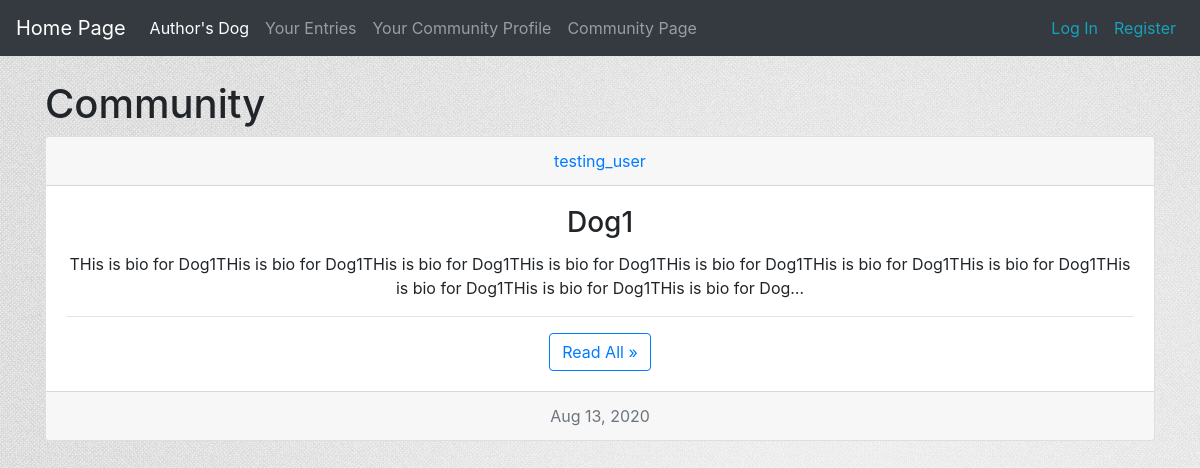
The page /community_page/ on the database its author committed.
### test_dog_app/models.py (models this page shows, shortened)
class DogName(models.Model):
    owner = models.ForeignKey(User, on_delete=models.CASCADE)
    owner_profile = models.ForeignKey(Profile, on_delete=models.CASCADE, null=False, blank=False)
    name = models.CharField(max_length=70)
    share = models.BooleanField(default=False)
    shared_date = models.DateTimeField(auto_now_add=False, auto_now=False, null=True, blank=False)
    def __str__(self):
        return self.name

class Entry(models.Model):
    dog_name = models.ForeignKey(DogName, on_delete=models.CASCADE, null=False)
    bio_entry = models.TextField()
    dog_photo = models.ImageField(default=None, upload_to='photo_img/', blank=True)
    share = models.BooleanField(default=False)
    date_entry = models.DateTimeField(auto_now_add=True)
    shared_date = models.DateTimeField(auto_now_add=False, auto_now=False, null=True, blank=False)

### test_dog_app/views.py (the view)
# urls.py: path('community_page/', views.community_page, name='community_page'),   # trailing / is required for pagination
def community_page(request):
    shareable_dogs = DogName.objects.filter(share=True).order_by('-shared_date')
    shareable_entries = Entry.objects.filter(share=True).order_by('-shared_date')
    paginator = Paginator(shareable_dogs, 3)    # Set a paginator with the items, number of items per page
    page_number = request.GET.get('page', 1)   # /?page=number NOTE: url must have trailing / to take parameters
    shareable_dogs = paginator.get_page(page_number)    # showcases each 3 or less dogs per page
    context = {'shareable_entries': shareable_entries, 'shareable_dogs':shareable_dogs}
    return render(request, 'community_page.html', context)

### test_dog_app/templates/community_page.html (shortened to what this page needs)
{% extends 'base.html' %}
{% block content %}
<h1>
    Community
</h1>
{% for dog in shareable_dogs.object_list %}
    <div class="card text-center">
        <div class="card-header">
            <a href="{% url 'users:user_profile' dog.owner.id %}">
            {{ dog.owner }}
           </a>
        </div>
        <div class="card-body">
            <h3 class="card-title">{{ dog }}</h3>
            {% for entry in shareable_entries %}
                {% if entry.dog_name == dog %}
                    {% if entry.dog_photo %}
                        <div class="media">
                            <img src="{{ entry.dog_photo.url }}" style="width: 100px; height: 100px"
                                 class="mr-3" alt="dog-photo">
                            <div class="media-body">
                                <p>
                                   {{ entry.bio_entry | linebreaksbr | truncatechars:200 }}
                                </p>
                            </div>
                        </div><hr class="my-4">
                    {% else %}
                        <p>
                           {{ entry.bio_entry | linebreaksbr | truncatechars:200 }}
                        </p><hr class="my-3">
                    {% endif %}
                {% endif %}
            {% endfor %}
        <a class="btn btn-outline-primary" href="{% url 'test_dog_app:full_dog_page' dog.id %}">Read All &raquo</a>
        </div>
        <div class="card-footer text-muted">
            {{ dog.shared_date | date:'M d, Y' }}
        </div>
    </div><br/>
{% endfor %}
{% endblock content %}

### test_dog_app/static/test_dog_app/style.css (style rules this page uses)
body { background: white url('background_image.jpg'); }

### rows shown on the page
DogName: owner "testing_user", name "Dog1", shared_date "Aug 13, 2020"
Entry: bio_entry "THis is bio for Dog1THis is bio for Dog1THis is bio for Dog1THis is bio for Dog1THis is bio for Dog1THis is bio for Dog1THis is bio for Dog1THis is bio for Dog1THis is bio for Dog1THis is bio for Dog…"
